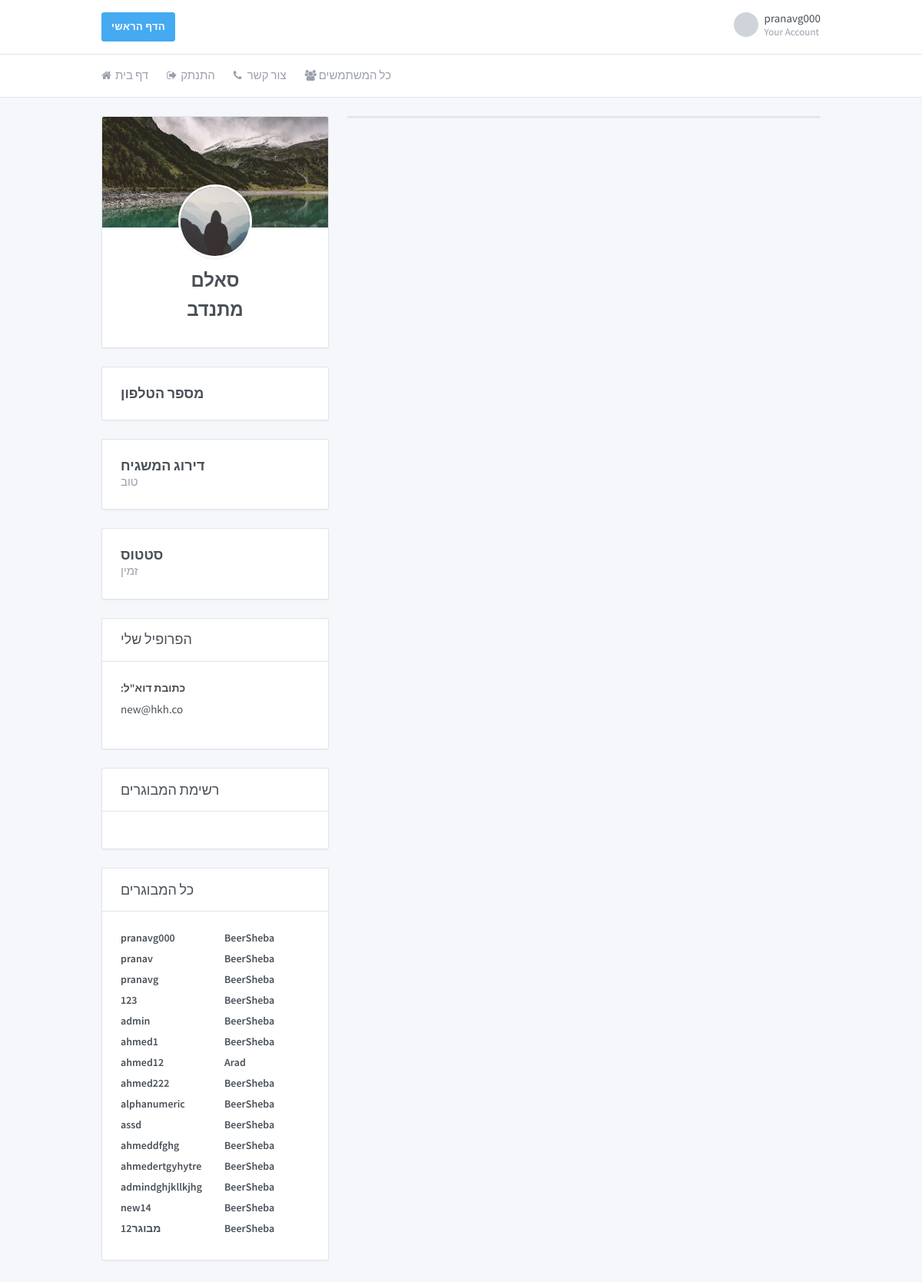
The page /profile/סאלם/ (signed in) on the database its author committed.
### core/models.py (models this page shows, shortened)
class Profile(models.Model):
    user = models.OneToOneField(User, on_delete=models.CASCADE)
    profile_photo = models.FileField(default='default.jpg', upload_to='profile_photos')
    status_info = models.CharField(max_length=10, choices=Status_Info_CHOICES, default='זמין')
    is_volunteer = models.BooleanField(default=False)
    is_active = models.BooleanField(default=True)
    phone_regex = RegexValidator(regex=r'^\+?1?\d{9,10}$',
                                 message="Phone number must be entered in the format: '+0000000000'")
    phone_number = models.CharField(validators=[phone_regex], max_length=10, blank=True)
    gender = models.CharField(max_length=10, choices=GENDER_CHOICES, default='זכר')
    address = models.CharField(max_length=40, choices=ADDRESS_CHOICES, default='BeerSheba')
    rating = models.CharField(max_length=10, choices=Rating_CHOICES, default='good')

### core/views.py (called while the page is built)
def get_all_volunteers():
    result = list()
    users_list = Profile.objects.all()
    for user_item in users_list:
        if getattr(user_item, "is_volunteer"):
            result.append(user_item)
    return result

def get_all_available_volunteers(request):
    context = {}
    context.update({'all_volunteers': get_all_volunteers()})
    return render(request, 'core/available_profiles.html', context)

def get_all_volunteers_gender(request):
    context = {}
    context.update({'all_volunteers': get_all_volunteers()})
    return render(request, 'core/profiles_gender.html', context)

def get_all_elderly():
    result = list()
    users_list = Profile.objects.all()
    for user_item in users_list:
        if not getattr(user_item, "is_volunteer"):
            result.append(user_item)
    return result

### core/templates/core/available_profiles.html (shortened to what this page needs)
{%load static %}
{% load crispy_forms_tags %}

### core/templates/core/profile.html (shortened to what this page needs)
{%load static %}
{% load crispy_forms_tags %}
<!doctype html>
<html dir="ltr" lang="en">
<head>
    <link href="https://maxcdn.bootstrapcdn.com/font-awesome/4.7.0/css/font-awesome.min.css" rel="stylesheet">
    <link href="{%static 'core/dashboard.css'%}" rel="stylesheet"/>
</head>
<body>
<div class="page">
    <div class="page-main">
        <div class="header py-4">
            <div class="container">
                <div class="d-flex">
                    <a type="button" class="btn btn-info" href="{%url 'home'%}">הדף הראשי</a>
                    <div class="d-flex order-lg-2 ml-auto">
                        <div class="dropdown">
                            <a class="nav-link pr-0 leading-none" data-toggle="dropdown"
                               href="{%url 'profile' user.username%}">
                                <span class="avatar"
                                      style="background-image: url({{user.profile.profile_photo.url}})"></span>
                                <span class="ml-2 d-none d-lg-block">
                      <span class="text-default">{{user.username}}</span>
                      <small class="text-muted d-block mt-1">Your Account</small>
                    </span>
                            </a>
                        </div>
                    </div>
                </div>
            </div>
        </div>
        <div class="header collapse d-lg-flex p-0" id="headerMenuCollapse">
            <div class="container">
                <div class="row align-items-center">
                    <div class="col-lg order-lg-first">
                        <ul class="nav nav-tabs border-0 flex-column flex-lg-row">
                            <li class="nav-item">
                                <a class="nav-link" href="{%url 'home'%}"><i class="fa fa-home"></i> דף בית</a>
                            </li>
                            <li class="nav-item">
                                <a class="nav-link" href="{%url 'logout'%}"><i class="fa fa-sign-out"></i> התנתק </a>
                            </li>
                            <li class="nav-item">
                                <a class="nav-link" href="/contact_us/"><i class="fa fa-phone"></i> צור קשר </a>
                            </li>
                            <li class="nav-item">
                                <a class="nav-link" href="/all_profiles/"><i class="fa fa-users"></i> כל המשתמשים </a>
                            </li>
                        </ul>
                    </div>
                </div>
            </div>
        </div>
        <div class="my-3 my-md-5">
            <div class="container">
                <div class="row">
                    <div class="col-lg-4">
                        <div class="card card-profile">
                            <div class="card-header"
                                 style="background-image: url({%static 'core/images/default_card_background.jpg'%});"></div>
                            <div class="card-body text-center">
                                <img class="card-profile-img" src="{{person.profile.profile_photo.url}}">
                                <h3 class="mb-3">{{person.username}}</h3>
                                {% if person.profile.is_volunteer %}
                                <h3 class="mb-3">מתנדב </h3>
                                {% else %}
                                <h3 class="mb-3">מבוגר נכבד</h3>
                                {% endif %}
                            </div>
                        </div>
                        <div class="card">
                            <div class="card-body">
                                <div class="media">
                                    <div class="media-body">
                                        <h4 class="m-0">מספר הטלפון</h4>
                                    </div>
                                </div>
                            </div>
                        </div>
                        {% if person.profile.is_volunteer %}
                        <div class="card">
                            <div class="card-body">
                                <div class="media">
                                    <div class="media-body">
                                        <h4 class="m-0">דירוג המשגיח</h4>
                                        <p class="text-muted mb-0">{{person.profile.rating}}</p>
                                    </div>
                                </div>
                            </div>
                        </div>
                        {% endif %}
                        <div class="card">
                            <div class="card-body">
                                <div class="media">
                                    <div class="media-body">
                                        <h4 class="m-0">סטטוס</h4>
                                        <p class="text-muted mb-0">{{person.profile.status_info}}</p>
                                    </div>
                                </div>
                            </div>
                        </div>
                        <div class="card">
                            <div class="card-header">
                                <h3 class="card-title">הפרופיל שלי</h3>
                            </div>
                            <div class="card-body">
                                <div class="row">
                                    <div class="col">
                                        <div class="form-group">
                                            <label class="form-label">:כתובת דוא"ל</label>{{person.email}}
                                        </div>
                                    </div>
                                </div>
                            </div>
                        </div>
                        {% if person.profile.is_volunteer %}
                        <div class="card">
                            <div class="card-header">
                                <h3 class="card-title">רשימת המבוגרים </h3>
                            </div>
                            <div class="card-body">
                            </div>
                        </div>
                        <div class="card">
                            <div class="card-header">
                                <h3 class="card-title">כל המבוגרים</h3>
                            </div>
                            <div class="card-body">
                                {%for elderly in all_elderly%}
                                <div class="row">
                                    <div class="col">
                                        <a class="text-default"
                                           href="{%url 'profile' elderly.user.username%}"><label
                                                class="form-label">{{elderly.user.username}}</label></a>
                                    </div>
                                    <div class="col">
                                        <a class="text-default"><label
                                                class="form-label">{{elderly.address}}</label></a>
                                    </div>
                                </div>
                                {%endfor%}
                            </div>
                        </div>
                        {% endif %}
                    </div>
                    <div class="col-lg-8">
                        <div class="card">
                        </div>
                    </div>
                </div>
            </div>
        </div>
    </div>
</div>
</body>
</html>

### rows shown on the page
Profile: user.username "pranavg000", address "BeerSheba"
Profile: user.username "pranav", address "BeerSheba"
Profile: user.username "pranavg", address "BeerSheba"
Profile: user.username "123", address "BeerSheba"
Profile: user.username "admin", address "BeerSheba"
Profile: user.username "ahmed1", address "BeerSheba"
Profile: user.username "ahmed12", address "Arad"
Profile: user.username "ahmed222", address "BeerSheba"
Profile: user.username "alphanumeric", address "BeerSheba"
Profile: user.username "assd", address "BeerSheba"
Profile: user.username "ahmeddfghg", address "BeerSheba"
Profile: user.username "ahmedertgyhytre", address "BeerSheba"
Profile: user.username "admindghjkllkjhg", address "BeerSheba"
Profile: user.username "new14", address "BeerSheba"
Profile: user.username "מבוגר12", address "BeerSheba"

### other values the page prints
{{ user.username }} "pranavg000"
{{ person.username }} "סאלם"
{{ person.profile.rating }} "טוב"
{{ person.profile.status_info }} "זמין"
{{ person.email }} "new@hkh.co"
